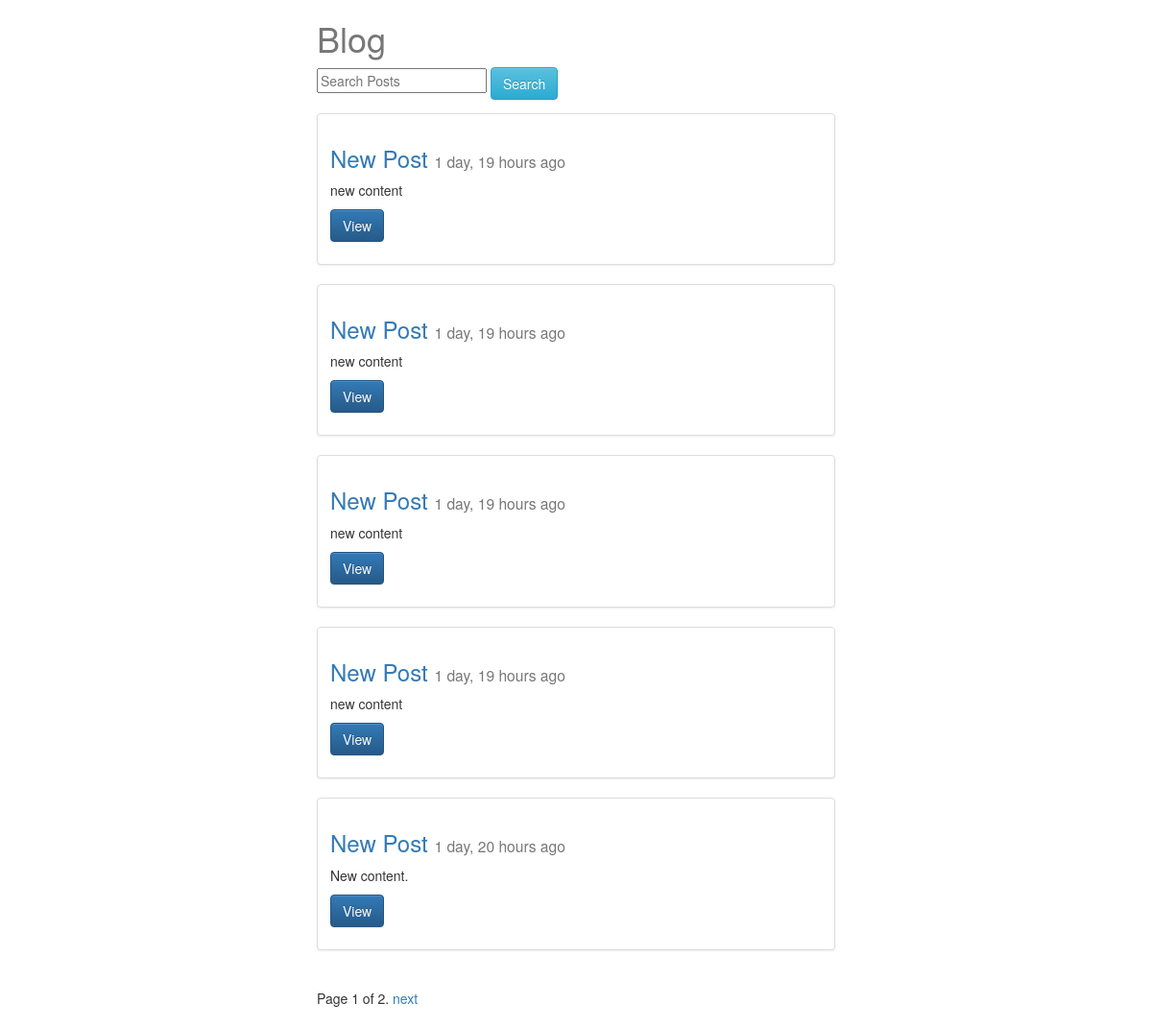
The page /posts/ on the database as committed earlier.
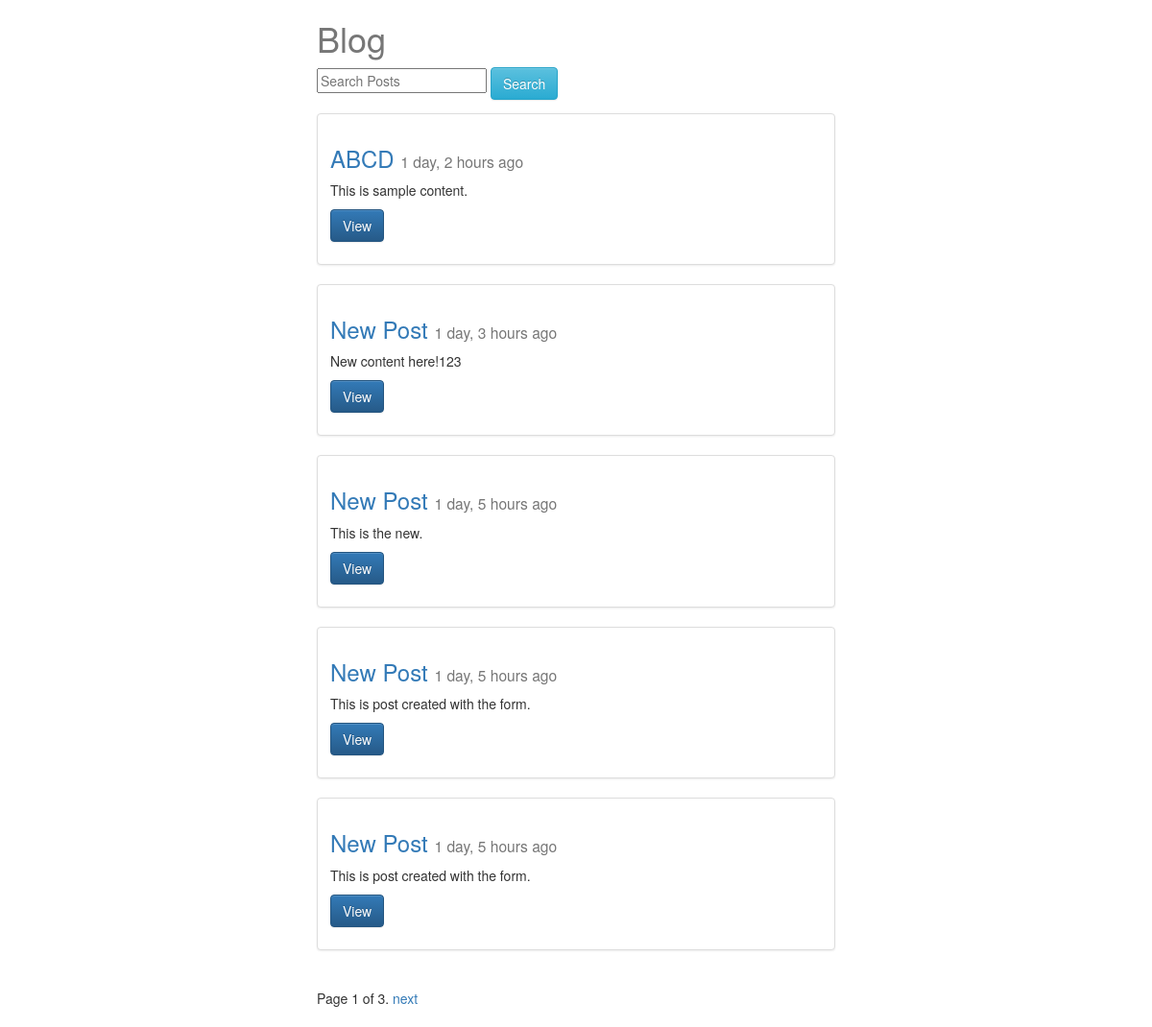
The same page on the database as committed later.
### posts/models.py (models this page shows, shortened)
class Post(models.Model):
    user = models.ForeignKey(settings.AUTH_USER_MODEL, default=1)
    title = models.CharField(max_length=120)
    image = models.ImageField(upload_to="images/",
                              null=True, blank=True,
                              height_field='height_field',
                              width_field='width_field')
    height_field = models.IntegerField(default=0)
    width_field = models.IntegerField(default=0)
    content = models.TextField()
    updated = models.DateTimeField(auto_now=True, auto_now_add=False)
    timestamp = models.DateTimeField(auto_now=False, auto_now_add=True)
    def get_absolute_url(self):
        return reverse("posts:detail", kwargs={"id": self.id})

### posts/views.py (the view)
def post_list(request):
    queryset_list = Post.objects.all().order_by("-timestamp")
    query = request.GET.get("q")
    if query:
        queryset_list = queryset_list.filter(title__icontains=query)
    paginator = Paginator(queryset_list, 5)  # Show 25 contacts per page
    page_request_var = 'page'
    page = request.GET.get(page_request_var)
    try:
        queryset = paginator.page(page)
    except PageNotAnInteger:
        queryset = paginator.page(1)
    except EmptyPage:
        queryset = paginator.page(paginator.num_pages)
    context = {
        "object_list": queryset,
        "title": "Blog",
        "page_request_var": page_request_var
    }
    return render(request, "post_list.html", context)

### templates/post_list.html (shortened to what this page needs)
{% extends "base.html" %}
{% block content %}
<div class="col-sm-6 col-sm-offset-3">
<h1>{{ title }} </h1>
    <form method="GET" action="">
        <input type="text" name="q" placeholder="Search Posts" value="{{ request.GET.q }}">
        <input type="submit" class="btn btn-info" value="Search">
    </form>
{% for obj in object_list %}
<div class="row">
  <div class="col-sm-12">
    <div class="thumbnail">
      <div class="caption">
          <h3><a href="{{ obj.get_absolute_url }}">{{ obj.title }} </a><small>{{ obj.timestamp|timesince }} ago</small></h3>
          <p>{{ obj.content|linebreaks|truncatechars:120 }}</p>
        <p><a href="{{ obj.get_absolute_url }}" class="btn btn-primary" role="button">View</a></p>
      </div>
    </div>
  </div>
</div>
{% endfor %}
  <div class="pagination">
    <span class="step-links">
        <span class="current">
            Page {{ object_list.number }} of {{ object_list.paginator.num_pages }}.
        </span>
        {% if object_list.has_next %}
            <a href="?{{ page_request_var }}={{ object_list.next_page_number }}">next</a>
        {% endif %}
    </span>
</div>
</div>
{% endblock content %}

Rows that differ between the two databases and show on the page:
no longer on this page (row unchanged): Post: title "New Post", timestamp "1 day, 19 hours", content "new content"
no longer on this page (row unchanged): Post: title "New Post", timestamp "1 day, 19 hours", content "new content"
no longer on this page (row unchanged): Post: title "New Post", timestamp "1 day, 19 hours", content "new content"
no longer on this page (row edited): Post: title "New Post", timestamp "1 day, 19 hours", content "new content"
no longer on this page (row edited): Post: title "New Post", timestamp "1 day, 20 hours", content "New content."
added Post: title "ABCD", timestamp "1 day, 2 hours", content "This is sample content."
added Post: title "New Post", timestamp "1 day, 3 hours", content "New content here!123"
added Post: title "New Post", timestamp "1 day, 5 hours", content "This is the new."
added Post: title "New Post", timestamp "1 day, 5 hours", content "This is post created with the form."
added Post: title "New Post", timestamp "1 day, 5 hours", content "This is post created with the form."
Other text that changed with them:
{{ object_list.paginator.num_pages }}: "2" → "3"
